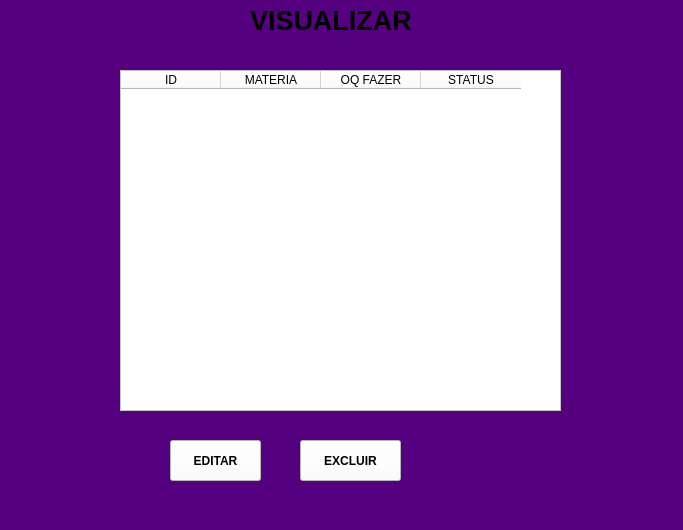
<?xml version="1.0" encoding="UTF-8"?>
<ui version="4.0">
 <class>MainWindow</class>
 <widget class="QMainWindow" name="MainWindow">
  <property name="geometry">
   <rect>
    <x>0</x>
    <y>0</y>
    <width>683</width>
    <height>530</height>
   </rect>
  </property>
  <property name="windowTitle">
   <string>MainWindow</string>
  </property>
  <property name="styleSheet">
   <string notr="true">background-color: rgb(85, 0, 127);</string>
  </property>
  <widget class="QWidget" name="centralwidget">
   <widget class="QLabel" name="label">
    <property name="geometry">
     <rect>
      <x>250</x>
      <y>10</y>
      <width>241</width>
      <height>21</height>
     </rect>
    </property>
    <property name="font">
     <font>
      <pointsize>20</pointsize>
      <weight>75</weight>
      <bold>true</bold>
     </font>
    </property>
    <property name="text">
     <string>VISUALIZAR</string>
    </property>
   </widget>
   <widget class="QTableWidget" name="tableWidget">
    <property name="geometry">
     <rect>
      <x>120</x>
      <y>70</y>
      <width>441</width>
      <height>341</height>
     </rect>
    </property>
    <property name="styleSheet">
     <string notr="true">background-color: rgb(255, 255, 255);
border-color: rgb(85, 0, 127);</string>
    </property>
    <property name="gridStyle">
     <enum>Qt::NoPen</enum>
    </property>
    <column>
     <property name="text">
      <string>ID</string>
     </property>
    </column>
    <column>
     <property name="text">
      <string>MATERIA</string>
     </property>
    </column>
    <column>
     <property name="text">
      <string>OQ FAZER</string>
     </property>
    </column>
    <column>
     <property name="text">
      <string>STATUS</string>
     </property>
    </column>
   </widget>
   <widget class="QPushButton" name="pushButton">
    <property name="geometry">
     <rect>
      <x>300</x>
      <y>440</y>
      <width>101</width>
      <height>41</height>
     </rect>
    </property>
    <property name="font">
     <font>
      <weight>75</weight>
      <bold>true</bold>
     </font>
    </property>
    <property name="styleSheet">
     <string notr="true">background-color: rgb(255, 255, 255);</string>
    </property>
    <property name="text">
     <string>EXCLUIR</string>
    </property>
   </widget>
   <widget class="QPushButton" name="pushButton_2">
    <property name="geometry">
     <rect>
      <x>170</x>
      <y>440</y>
      <width>91</width>
      <height>41</height>
     </rect>
    </property>
    <property name="font">
     <font>
      <weight>75</weight>
      <bold>true</bold>
     </font>
    </property>
    <property name="styleSheet">
     <string notr="true">background-color: rgb(255, 255, 255);</string>
    </property>
    <property name="text">
     <string>EDITAR</string>
    </property>
   </widget>
  </widget>
  <widget class="QStatusBar" name="statusbar"/>
 </widget>
 <resources/>
 <connections/>
</ui>
